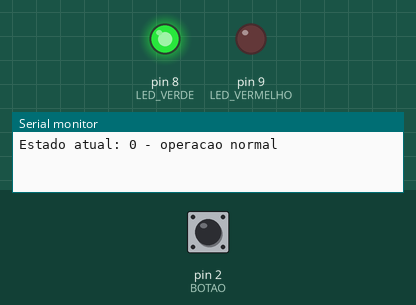
The sketch below on a simulated Arduino Mega 2560, built with avr-gcc and run on an emulated ATmega2560. On the bench: output pins drawn as LEDs (lit = HIGH), the last lines printed to the serial monitor. Dashed ring = blinking. The inputs (shaded band) are chosen by the test bench; at power-on: pin 2 (BOTAO) HIGH.

Above: at 2.1 s.
2.2 s: pin 2 (BOTAO) pulled LOW for 0.15 s
At 2.99 s:
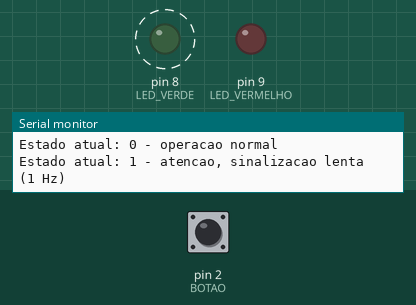
5.2 s: pin 2 (BOTAO) pulled LOW for 1 s
At 5.31 s:
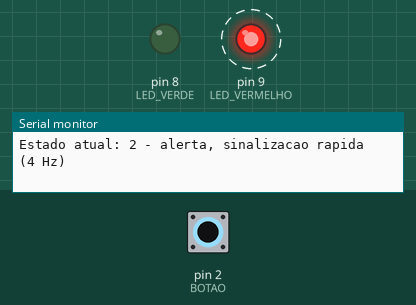
8.2 s: pin 2 (BOTAO) driven LOW
At 8.62 s:
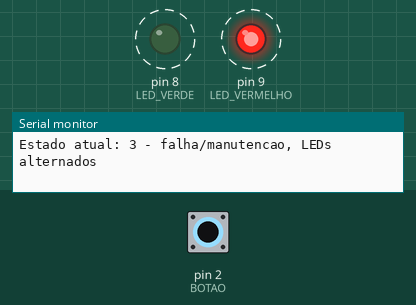
Timing chart, 0 to 17.2 s (numbered marks = the images above; inputs shaded):
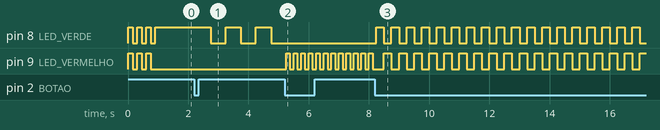

Measured:
- after the input at 2.2 s, pin 8 (LED_VERDE): alternates HIGH for 0.50 s and LOW for 0.50 s, starting after 0.55 s
- after the input at 5.2 s, pin 8 (LED_VERDE): stops changing and stays LOW; pin 9 (LED_VERMELHO): alternates HIGH for 0.12 s and LOW for 0.12 s, starting after 0.05 s
- after the input at 8.2 s, pin 8 (LED_VERDE): alternates HIGH for 0.25 s and LOW for 0.25 s, starting after 0.05 s; pin 9 (LED_VERMELHO): alternates HIGH for 0.25 s and LOW for 0.25 s, starting after 0.30 s

The sketch:

desafio_02.ino
```cpp
/*
  Tarefa avaliativa 2 - Sistema de sinalizacao com estados
  Placa: Arduino Mega 2560

  LED verde: D8
  LED vermelho: D9
  Botao: entre D2 e GND (INPUT_PULLUP)

  Cada LED deve ser ligado em serie com um resistor de 220 a 330 ohms.
*/

const byte LED_VERDE = 8;
const byte LED_VERMELHO = 9;
const byte BOTAO = 2;

const unsigned long TEMPO_LENTO_MS = 500;      // ciclo completo = 1 s = 1 Hz
const unsigned long TEMPO_RAPIDO_MS = 125;     // ciclo completo = 250 ms = 4 Hz
const unsigned long TEMPO_ALTERNADO_MS = 250;  // troca de LED a cada 250 ms
const unsigned long ANTIRRUIDO_MS = 50;

enum Estado {
  NORMAL = 0,
  SINALIZACAO_LENTA = 1,
  SINALIZACAO_RAPIDA = 2,
  SINALIZACAO_ALTERNADA = 3
};

Estado estadoAtual = NORMAL;

bool faseLigada = true;
unsigned long instanteDaUltimaTroca = 0;

bool ultimaLeituraDoBotao = HIGH;
bool estadoEstavelDoBotao = HIGH;
unsigned long instanteDaMudancaDoBotao = 0;

void mostrarEstadoNoSerial() {
  Serial.print("Estado atual: ");

  switch (estadoAtual) {
    case NORMAL:
      Serial.println("0 - operacao normal");
      break;
    case SINALIZACAO_LENTA:
      Serial.println("1 - atencao, sinalizacao lenta (1 Hz)");
      break;
    case SINALIZACAO_RAPIDA:
      Serial.println("2 - alerta, sinalizacao rapida (4 Hz)");
      break;
    case SINALIZACAO_ALTERNADA:
      Serial.println("3 - falha/manutencao, LEDs alternados");
      break;
  }
}

void entrarNoEstado(Estado novoEstado) {
  estadoAtual = novoEstado;
  faseLigada = true;
  instanteDaUltimaTroca = millis();

  // Define imediatamente a aparencia inicial de cada estado.
  switch (estadoAtual) {
    case NORMAL:
      digitalWrite(LED_VERDE, HIGH);
      digitalWrite(LED_VERMELHO, LOW);
      break;
    case SINALIZACAO_LENTA:
      digitalWrite(LED_VERDE, HIGH);
      digitalWrite(LED_VERMELHO, LOW);
      break;
    case SINALIZACAO_RAPIDA:
      digitalWrite(LED_VERDE, LOW);
      digitalWrite(LED_VERMELHO, HIGH);
      break;
    case SINALIZACAO_ALTERNADA:
      digitalWrite(LED_VERDE, HIGH);
      digitalWrite(LED_VERMELHO, LOW);
      break;
  }

  mostrarEstadoNoSerial();
}

void sinalizarInicializacao() {
  // Tres piscadas simultaneas indicam que o sistema esta pronto.
  for (byte i = 0; i < 3; i++) {
    digitalWrite(LED_VERDE, HIGH);
    digitalWrite(LED_VERMELHO, HIGH);
    delay(150);
    digitalWrite(LED_VERDE, LOW);
    digitalWrite(LED_VERMELHO, LOW);
    delay(150);
  }
}

void lerBotao() {
  bool leituraAtual = digitalRead(BOTAO);

  if (leituraAtual != ultimaLeituraDoBotao) {
    instanteDaMudancaDoBotao = millis();
    ultimaLeituraDoBotao = leituraAtual;
  }

  if (millis() - instanteDaMudancaDoBotao >= ANTIRRUIDO_MS &&
      leituraAtual != estadoEstavelDoBotao) {
    estadoEstavelDoBotao = leituraAtual;

    // Com INPUT_PULLUP, LOW significa que o botao foi pressionado.
    if (estadoEstavelDoBotao == LOW) {
      byte proximo = (static_cast<byte>(estadoAtual) + 1) % 4;
      entrarNoEstado(static_cast<Estado>(proximo));
    }
  }
}

void atualizarSinalizacao() {
  unsigned long agora = millis();

  switch (estadoAtual) {
    case NORMAL:
      // Saidas fixas; nada precisa ser atualizado.
      break;

    case SINALIZACAO_LENTA:
      if (agora - instanteDaUltimaTroca >= TEMPO_LENTO_MS) {
        instanteDaUltimaTroca = agora;
        faseLigada = !faseLigada;
        digitalWrite(LED_VERDE, faseLigada);
      }
      break;

    case SINALIZACAO_RAPIDA:
      if (agora - instanteDaUltimaTroca >= TEMPO_RAPIDO_MS) {
        instanteDaUltimaTroca = agora;
        faseLigada = !faseLigada;
        digitalWrite(LED_VERMELHO, faseLigada);
      }
      break;

    case SINALIZACAO_ALTERNADA:
      if (agora - instanteDaUltimaTroca >= TEMPO_ALTERNADO_MS) {
        instanteDaUltimaTroca = agora;
        faseLigada = !faseLigada;
        digitalWrite(LED_VERDE, faseLigada);
        digitalWrite(LED_VERMELHO, !faseLigada);
      }
      break;
  }
}

void setup() {
  pinMode(LED_VERDE, OUTPUT);
  pinMode(LED_VERMELHO, OUTPUT);
  pinMode(BOTAO, INPUT_PULLUP);

  Serial.begin(9600);
  sinalizarInicializacao();
  entrarNoEstado(NORMAL);
}

void loop() {
  lerBotao();
  atualizarSinalizacao();
}
```
